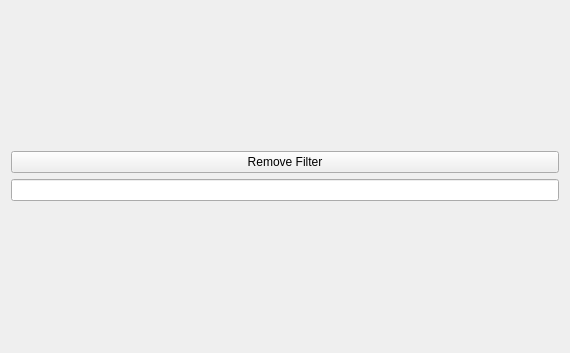
<?xml version="1.0" encoding="UTF-8"?>
<ui version="4.0">
 <class>Widget</class>
 <widget class="QWidget" name="Widget">
  <property name="geometry">
   <rect>
    <x>0</x>
    <y>0</y>
    <width>570</width>
    <height>353</height>
   </rect>
  </property>
  <property name="windowTitle">
   <string>Widget</string>
  </property>
  <layout class="QVBoxLayout" name="verticalLayout_2">
   <item>
    <layout class="QVBoxLayout" name="verticalLayout">
     <item>
      <widget class="QPushButton" name="removeFilterButton">
       <property name="text">
        <string>Remove Filter</string>
       </property>
      </widget>
     </item>
     <item>
      <widget class="QLineEdit" name="lineEdit"/>
     </item>
    </layout>
   </item>
  </layout>
 </widget>
 <resources/>
 <connections/>
</ui>
